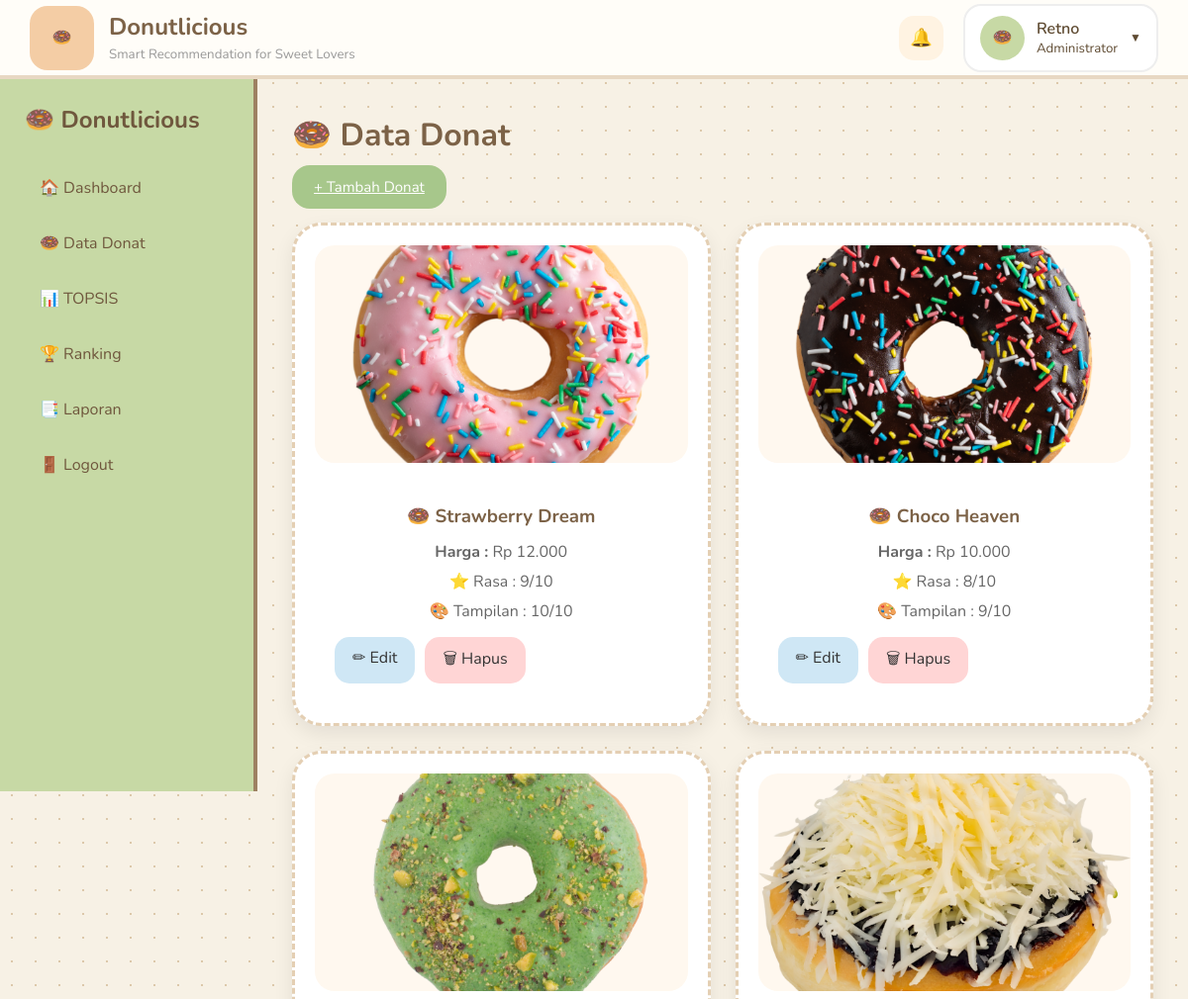
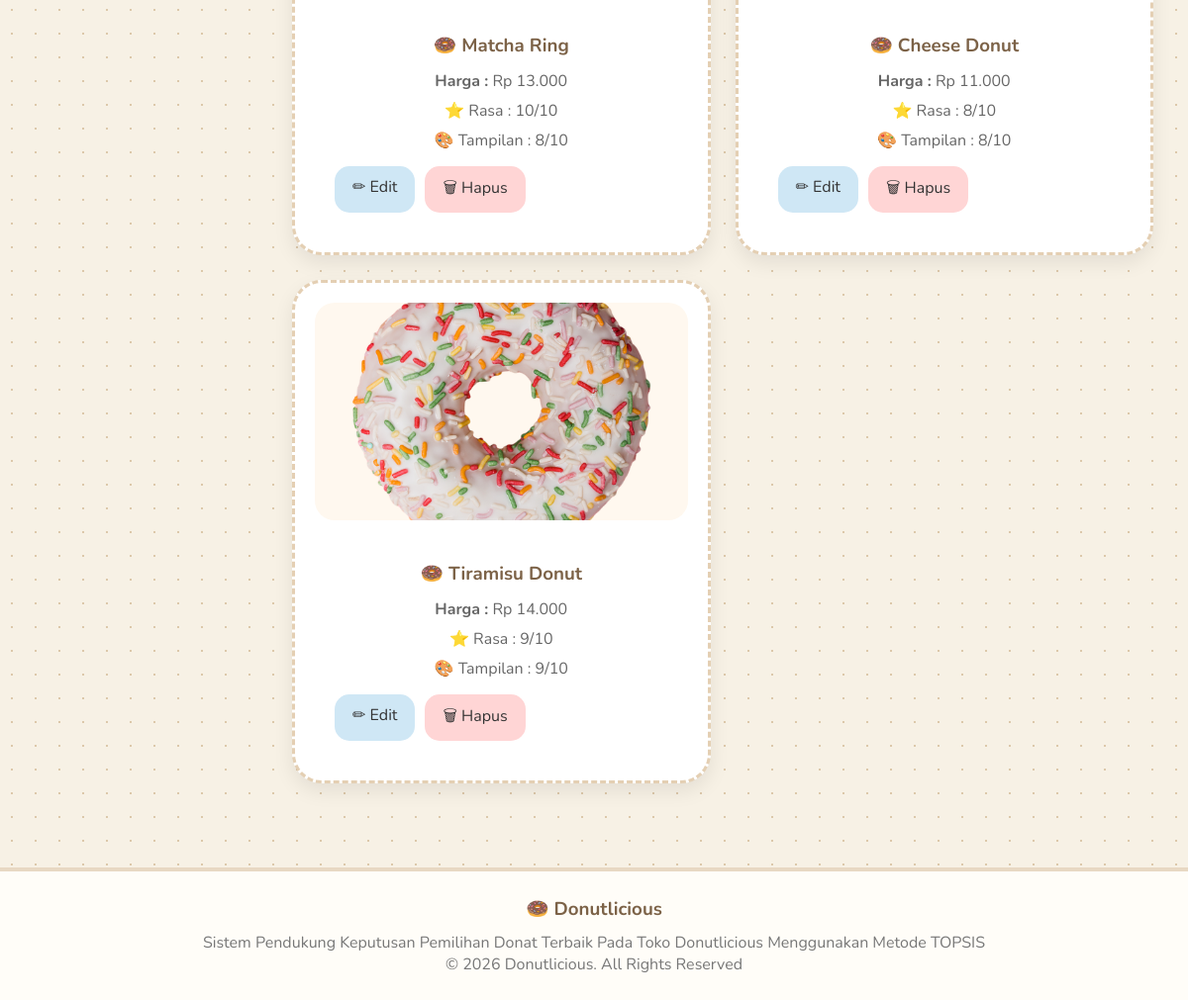
Page /admin/data_donat.php (signed in) on the committed database (2 pictures, top to bottom).
### tables this page shows
CREATE TABLE `donat` (
  `id_donat` int(11) NOT NULL,
  `nama_donat` varchar(100) NOT NULL,
  `harga` int(11) NOT NULL,
  `rasa` int(11) NOT NULL,
  `tampilan` int(11) NOT NULL,
  `gambar` varchar(255) DEFAULT NULL,
  `score` double DEFAULT 0
);

### admin/data_donat.php (the view, shortened to what this page needs)
<?php
require_once __DIR__ . "/../config/koneksi.php";
$query = mysqli_query($conn, "SELECT * FROM donat ORDER BY id_donat ASC");
?>
<!DOCTYPE html>
<html>
<head>
    <link rel="stylesheet" href="../assets/css/style.css">
</head>
<body>
<?php include "../components/navbar.php"; ?>
<div class="main-wrapper">
    <?php include "../components/sidebar_admin.php"; ?>
    <div class="content">
        <h1>🍩 Data Donat</h1>
        <div class="action-bar">
            <a href="tambah_donat.php" class="btn-primary">
                + Tambah Donat
            </a>
        </div>
        <div class="product-grid">
            <?php
            if(mysqli_num_rows($query) > 0){
                while($d = mysqli_fetch_assoc($query)){
            ?>
            <div class="donut-card">
                <img
                src="../assets/img/<?php echo $d['gambar']; ?>"
                alt="<?php echo $d['nama_donat']; ?>">
                <div class="donut-info">
                    <h3>
                        🍩 <?php echo $d['nama_donat']; ?>
                    </h3>
                    <p>
                        <strong>Harga :</strong>
                        Rp <?php echo number_format($d['harga'],0,",","."); ?>
                    </p>
                    <p>
                        ⭐ Rasa :
                        <?php echo $d['rasa']; ?>/10
                    </p>
                    <p>
                        🎨 Tampilan :
                        <?php echo $d['tampilan']; ?>/10
                    </p>
                    <div class="card-action">
                        <a
                        href="edit_donat.php?id=<?php echo $d['id_donat']; ?>"
                        class="btn-edit">
                            ✏ Edit
                        </a>
                        <a
                        href="hapus_donat.php?id=<?php echo $d['id_donat']; ?>"
                        class="btn-delete"
                        onclick="return confirm('Yakin ingin menghapus donat ini?')">
                            🗑 Hapus
                        </a>
                    </div>
                </div>
            </div>
            <?php
                }
            } ?>
        </div>
    </div>
</div>
<?php include "../components/footer.php"; ?>
</body>
</html>

### assets/css/style.css (style rules this page uses)
* { margin:0; padding:0; box-sizing:border-box; font-family:'Nunito',sans-serif; }
body { background:#f7f1e5; background-image: radial-gradient(#dcc8aa 1px, transparent 1px); background-size:24px 24px; color:#5f4b32; }
.main-wrapper { display:flex; min-height:calc(100vh - 80px); }
.content { flex:1; padding:35px; }
.content h1 { margin-bottom:20px; color:#7c6247; }
.donut-card { background:white; padding:20px; border-radius:25px; border:3px dashed #e4cfb3; text-align:center; transition:.3s; }
.donut-card img { width:100%; height:180px; object-fit:cover; border-radius:20px; margin-bottom:15px; }
.donut-card h3 { color:#7c6247; margin-bottom:5px; }
.action-bar { margin-bottom:20px; }
.btn-primary { background:#a7c78b; color:white; padding:12px 22px; border-radius:18px; font-size:15px; }
.product-grid { display:grid; grid-template-columns:repeat(auto-fill,minmax(280px,1fr)); gap:25px; margin-top:25px; }
.donut-card { background:white; border-radius:30px; overflow:hidden; box-shadow:0 8px 20px rgba(0,0,0,.08); transition:.3s; }
.donut-card img { width:100%; height:220px; object-fit:cover; background:#fff8ef; }
.donut-info { padding:20px; }
.donut-info h3 { margin-bottom:12px; color:#7c6247; }
.donut-info p { margin-bottom:8px; color:#666; }
.card-action { display:flex; gap:10px; margin-top:15px; }
.btn-edit { text-decoration:none; background:#cfe7f5; padding:10px 18px; border-radius:15px; color:#333; }
.btn-delete { text-decoration:none; background:#ffd5d5; padding:10px 18px; border-radius:15px; color:#333; }

### rows in the picture
donat: gambar (picture), nama_donat "Strawberry Dream", harga "12.000", rasa "9", tampilan "10"
donat: gambar (picture), nama_donat "Choco Heaven", harga "10.000", rasa "8", tampilan "9"
donat: gambar (picture), nama_donat "Matcha Ring", harga "13.000", rasa "10", tampilan "8"
donat: gambar (picture), nama_donat "Cheese Donut", harga "11.000", rasa "8", tampilan "8"
donat: gambar (picture), nama_donat "Tiramisu Donut", harga "14.000", rasa "9", tampilan "9"

### other values in the picture
$_SESSION['nama_admin'] "Retno"
